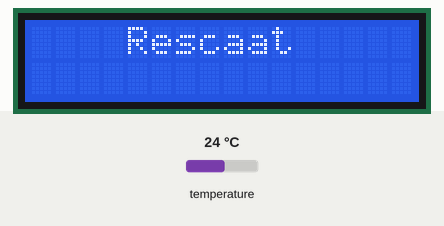
A sketch run on a simulated Arduino Uno, built with avr-gcc and run on an emulated ATmega328P. Parts: 16×2 character LCD. The test bench sets the inputs (shaded band); at power-on: temperature 24 °C.

Above: at 2.1 s.
At 3.2 s:
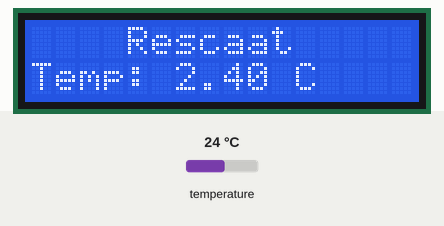
3.3 s: temperature set to 12 °C
At 8.5 s:
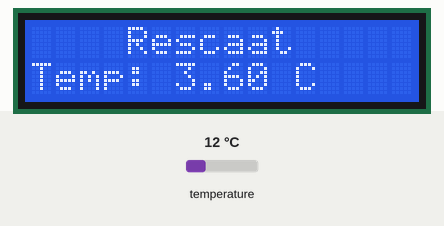
13.8 s: temperature set to 19 °C
At 18.1 s:
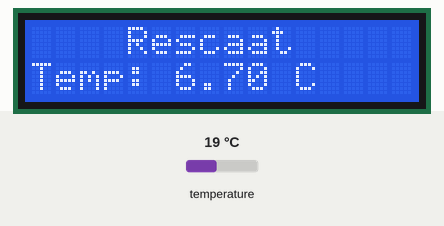
23.4 s: temperature set to 28 °C
At 27.8 s:
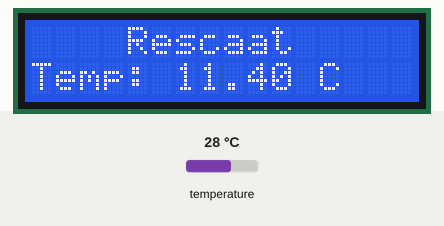
Timing chart, 0 to 29.3 s (numbered marks = the images above; inputs shaded):
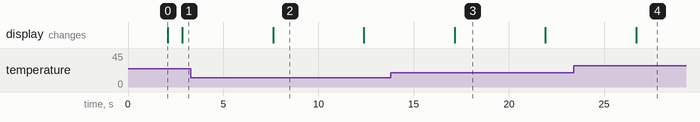

Measured:
- what the display in image 0 shows lasts 0.7 s, from 2.1 s to 2.8 s
- what the display in image 2 shows lasts 4.8 s, from 7.6 s to 12.4 s

The sketch:

codigo_novo_Temp.ino
```cpp
#include <OneWire.h>
#include <DallasTemperature.h>
#include <LiquidCrystal.h>

#define ONE_WIRE_BUS 9

const int rs = 12, en = 11, d4 = 5, d5 = 4, d6 = 3, d7 = 2;
LiquidCrystal lcd(rs, en, d4, d5, d6, d7);

OneWire oneWire(ONE_WIRE_BUS);
DallasTemperature sensors(&oneWire);

const int numReadings = 10;
float readings[numReadings];
int readIndex = 0;
float total = 0;
float average = 0;

void setup() {
  Serial.begin(9600);  // Inicializa a comunicação serial
  sensors.begin();  // Inicializa o sensor de temperatura
  lcd.begin(16, 2);  // Inicializa o LCD
  lcd.print("Inicializando...");
  delay(2000);
  lcd.clear();

  for (int i = 0; i < numReadings; i++) {
    readings[i] = 0;
  }

  lcd.print("    Rescaat");
}

void loop() {
  total -= readings[readIndex];  // Subtrai a última leitura
  sensors.requestTemperatures();  // Solicita uma nova leitura de temperatura
  readings[readIndex] = sensors.getTempCByIndex(0);  // Armazena a nova leitura
  total += readings[readIndex];  // Adiciona a nova leitura ao total

  readIndex = (readIndex + 1) % numReadings;  // Avança para a próxima posição no array

  average = total / numReadings;  // Calcula a média das leituras

  lcd.setCursor(0, 1);
  lcd.print("Temp: ");
  lcd.print(average, 2);
  lcd.print(" C");

  delay(4000);  // Aguarda 4 segundos antes da próxima leitura
}
```
